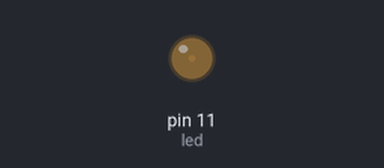
A sketch run on a simulated Arduino Uno, built with avr-gcc and run on an emulated ATmega328P. Shown: output pins drawn as LEDs (lit = HIGH). What the sketch prints to the serial monitor is not drawn.

Above: at 0.05 s.
At 0.65 s:
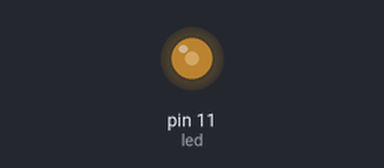
At 1.2 s:
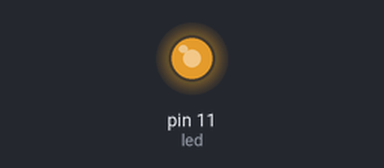
At 2.4 s:
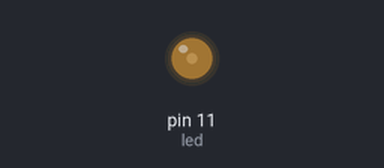
Timing chart, 0 to 6.3 s (numbered marks = the images above):
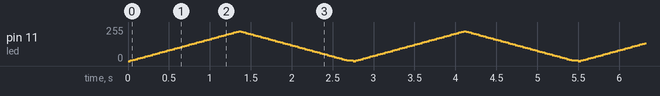

The sketch:

analog_write.ino
```cpp
//analog write.ino
int led = 11;
int brightness = 0;
int fadeAmount = 5;
void setup() {
  // put your setup code here, to run once:
  Serial.begin(9600);
  pinMode(led, OUTPUT);
}

void loop() {
  // put your main code here, to run repeatedly:
   analogWrite(led, brightness);
   brightness = brightness + fadeAmount;
   if (brightness == 0 or brightness == 225){
   	fadeAmount = -fadeAmount;
   }
   if (brightness == 1 ) {
   	Serial.print("x");
   	delay(50);
   	Serial.println();
   }
   if (brightness == 0){
   	Serial.print("xxxxxxxxxxxxx");
   	delay(50);
   	Serial.println();

   }
   delay(30);

   }
```
